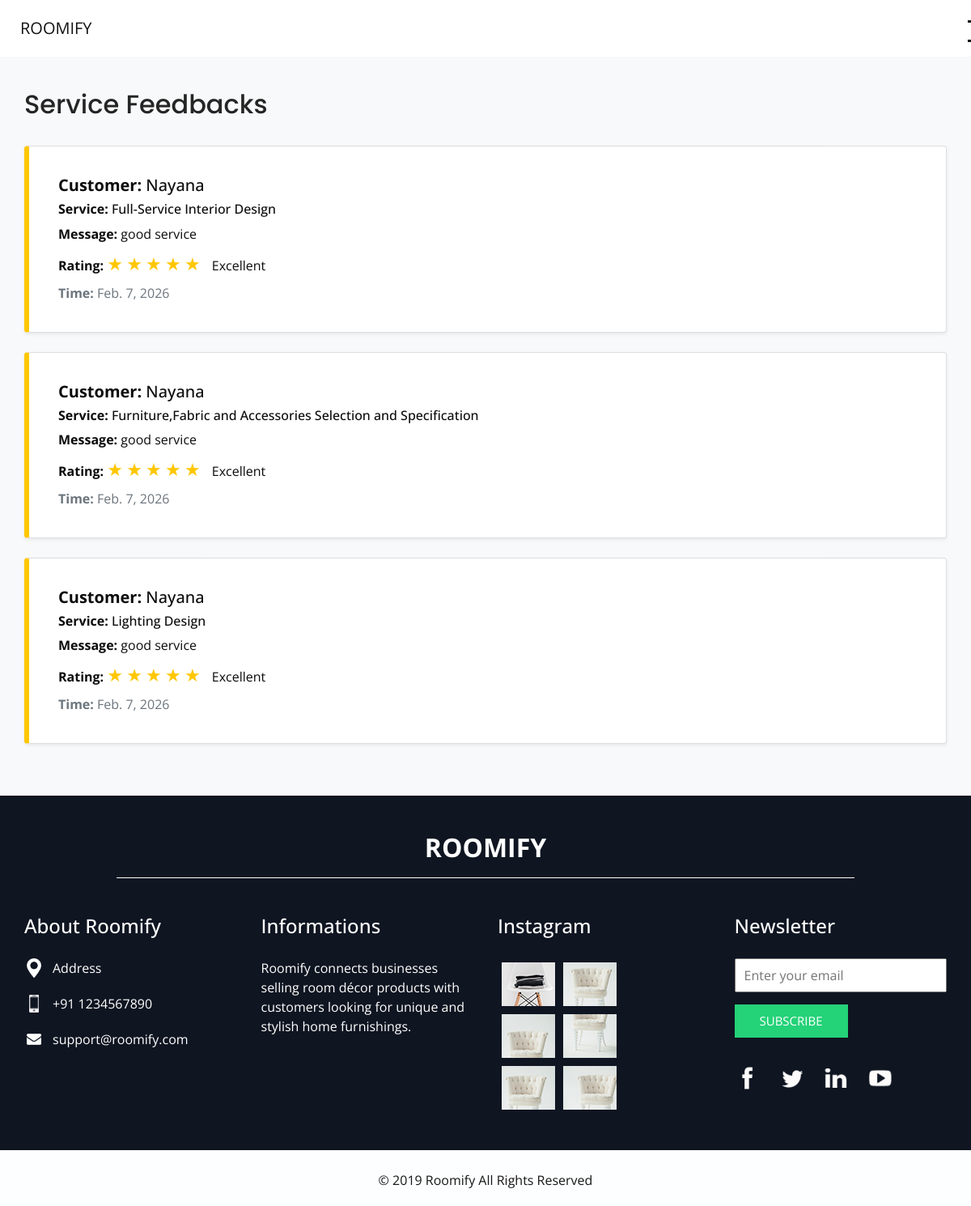
The page /viewservfeed_bus/ (signed in) on the database its author committed.
### myapp/models.py (models this page shows)
class Servfeedback(models.Model):
    Cusreg=models.ForeignKey(Cusreg,on_delete=models.CASCADE,default=33)
    Busreg=models.ForeignKey(Busreg,on_delete=models.CASCADE,default=45)
    Rating=models.CharField(max_length=255)
    Message=models.CharField(max_length=255)
    Services=models.ForeignKey(Services,on_delete=models.CASCADE,default=23)
    Feedbacktime=models.DateField()

class Cusreg(models.Model):
    Login_id=models.ForeignKey(Login,on_delete=models.CASCADE, null=True, blank=True)
    Cus_Name=models.CharField(max_length=255)
    Profile_pic=models.FileField(upload_to='media/img',null=True)
    Cus_Email=models.CharField(max_length=255)
    Contact = models.CharField(max_length=15)
    Password=models.CharField(max_length=255)
    Address=models.CharField(max_length=255)
    post=models.CharField(max_length=255)
    pin=models.CharField(max_length=6)
    district=models.CharField(max_length=255)
    Gender=models.CharField(max_length=255)
    Status=models.CharField(max_length=1000)

class Services(models.Model):
    Busreg=models.ForeignKey(Busreg,on_delete=models.CASCADE,null=True, blank=True)
    Serv_cat=models.CharField(max_length=255,null=True, blank=True)
    Serv_desc=models.CharField(max_length=255, null=True, blank=True)

### myapp/views.py (the view)
# urls.py: path('viewservfeed_bus/',views.viewservfeed_bus,name='viewservfeed_bus'),
def viewservfeed_bus(request):
    servfeedbus_get=Servfeedback.objects.filter(Busreg__Login_id=request.session['lid'])
    return render(request,'business/Servfeedview.html',{'data':servfeedbus_get})

### templates/business/Servfeedview.html (shortened to what this page needs)
{% extends 'business/header-footer_bus.html' %}
{% load static %}
{% block body %}
<section class="layout_padding" style="background-color: #f8f9fa; padding: 40px 0;">
  <div class="container">
    <div class="heading_container text-center mb-4">
      <h2>Service Feedbacks</h2>
    </div>
    {% for i in data %}
    <div class="card mb-4 shadow-sm p-3 rounded" style="border-left: 6px solid #ffc700;">
      <div class="card-body">
        <h5 class="mb-2"><strong>Customer:</strong> {{ i.Cusreg.Cus_Name }}</h5>
        <h6 class="mb-2"><strong>Service:</strong> {{ i.Services.Serv_cat }}</h6>
        <p class="mb-2"><strong>Message:</strong> {{ i.Message }}</p>
        <div class="mb-2">
          <strong>Rating:</strong>
          {% with i.Rating|add:"0" as rating %}
            {% for star in "12345" %}
              {% if forloop.counter <= rating %}
                <span style="color: #ffc700; font-size: 22px;">&#9733;</span>
              {% else %}
                <span style="color: #ccc; font-size: 22px;">&#9733;</span>
              {% endif %}
            {% endfor %}
            <span style="font-size: 16px; margin-left: 10px;">
              {% if rating == 5 %} Excellent
              {% elif rating == 4 %} Good
              {% elif rating == 3 %} Satisfied
              {% elif rating == 2 %} Needs Improvement
              {% elif rating == 1 %} Very Bad
              {% else %} No Rating
              {% endif %}
            </span>
          {% endwith %}
        </div>
        <p class="text-muted mb-0"><strong>Time:</strong> {{ i.Feedbacktime }}</p>
      </div>
    </div>
    {% empty %}
      <div class="alert alert-warning text-center">No feedback found.</div>
    {% endfor %}
  </div>
</section>
{% endblock %}

### myapp/static/digitf-html/css/style.css (style rules this page uses)
.layout_padding { padding-top: 90px; padding-bottom: 90px; }
.heading_container { display: -webkit-box; display: -ms-flexbox; position: center; display: flex; }
.heading_container h2 { color: #252525; position: relative; font-family: 'Poppins', sans-serif; }
.heading_container h2::before { content: ""; width: 60px; height: 3px; position: center; top: 50%; right: -5px; background-color: #24d278; -webkit-transform: translate(100%, -50%); transform: translate(100%, -50%); }

### myapp/static/digitf-html/css/responsive.css (style rules this page uses)
@media (min-width: 1200px) { .container { max-width: 1170px; } }

### rows shown on the page
Servfeedback: Cusreg.Cus_Name "Nayana", Services.Serv_cat "Full-Service Interior Design", Message "good service", Rating "5" (drawn), Feedbacktime "Feb. 7, 2026"
Servfeedback: Cusreg.Cus_Name "Nayana", Services.Serv_cat "Furniture,Fabric and Accessories Selection and Specification", Message "good service", Rating "5" (drawn), Feedbacktime "Feb. 7, 2026"
Servfeedback: Cusreg.Cus_Name "Nayana", Services.Serv_cat "Lighting Design", Message "good service", Rating "5" (drawn), Feedbacktime "Feb. 7, 2026"
